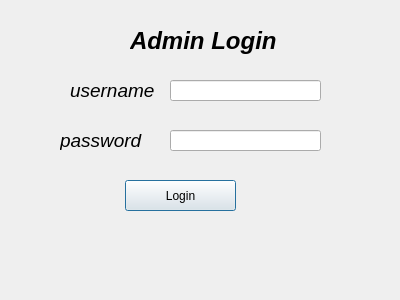
<?xml version="1.0" encoding="UTF-8"?>
<ui version="4.0">
 <class>damnLoginAdmin</class>
 <widget class="QDialog" name="damnLoginAdmin">
  <property name="geometry">
   <rect>
    <x>0</x>
    <y>0</y>
    <width>400</width>
    <height>300</height>
   </rect>
  </property>
  <property name="windowTitle">
   <string>Dialog</string>
  </property>
  <widget class="QLabel" name="label">
   <property name="geometry">
    <rect>
     <x>130</x>
     <y>20</y>
     <width>161</width>
     <height>41</height>
    </rect>
   </property>
   <property name="font">
    <font>
     <pointsize>18</pointsize>
     <italic>true</italic>
     <bold>true</bold>
    </font>
   </property>
   <property name="text">
    <string>Admin Login</string>
   </property>
  </widget>
  <widget class="QLineEdit" name="lineEdit">
   <property name="geometry">
    <rect>
     <x>170</x>
     <y>80</y>
     <width>151</width>
     <height>21</height>
    </rect>
   </property>
  </widget>
  <widget class="QLineEdit" name="lineEdit_2">
   <property name="geometry">
    <rect>
     <x>170</x>
     <y>130</y>
     <width>151</width>
     <height>21</height>
    </rect>
   </property>
   <property name="text">
    <string/>
   </property>
  </widget>
  <widget class="QLabel" name="label_3">
   <property name="geometry">
    <rect>
     <x>60</x>
     <y>130</y>
     <width>91</width>
     <height>20</height>
    </rect>
   </property>
   <property name="font">
    <font>
     <pointsize>14</pointsize>
     <italic>true</italic>
    </font>
   </property>
   <property name="text">
    <string>password</string>
   </property>
  </widget>
  <widget class="QPushButton" name="pushButton">
   <property name="geometry">
    <rect>
     <x>125</x>
     <y>180</y>
     <width>111</width>
     <height>31</height>
    </rect>
   </property>
   <property name="text">
    <string>Login</string>
   </property>
  </widget>
  <widget class="QLabel" name="label_4">
   <property name="geometry">
    <rect>
     <x>70</x>
     <y>80</y>
     <width>91</width>
     <height>20</height>
    </rect>
   </property>
   <property name="font">
    <font>
     <pointsize>14</pointsize>
     <italic>true</italic>
    </font>
   </property>
   <property name="text">
    <string>username</string>
   </property>
  </widget>
 </widget>
 <resources/>
 <connections/>
</ui>
